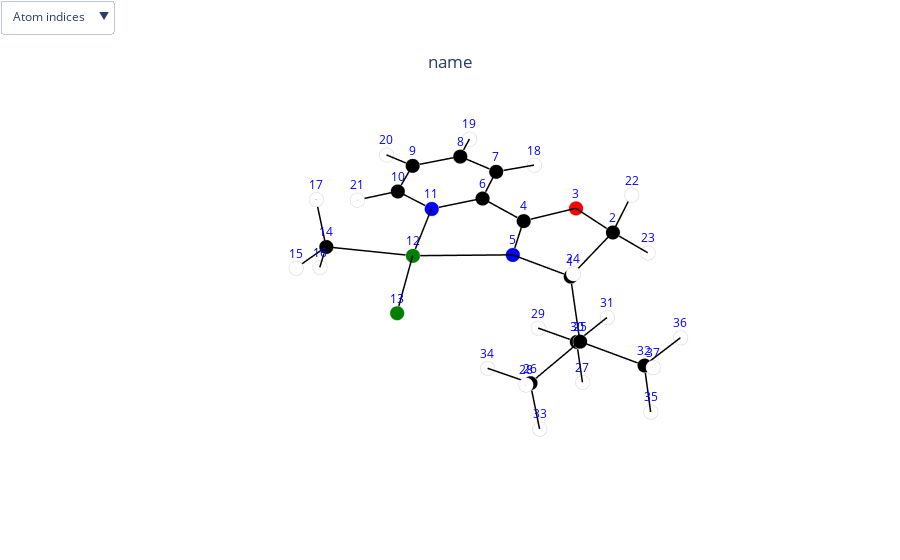

The cell this chart's notebook holds for it:
### Code cell
vector=mols.molecules[0].get_dipole_gaussian_df([10,11,12])
ts=mols.molecules[0].get_coordination_transformation_df([10,11,12])
visualize.show_single_molecule('name',ts,vector)

### Figure 1 — Plotly figure (JSON) as saved in the notebook; plotly's stock layout.template omitted (floating-point values rounded to 4 significant figures)
{"data": [{"marker": {"color": ["black", "black", "red", "black", "blue", "black", "black", "black", "black", "black", "blue", "green", "green", "black", "white", "white", "white", "white", "white", "white", "white", "white", "white", "white", "black", "black", "white", "white", "white", "black", "white", "black", "white", "white", "white", "white", "white"], "line": {"color": "lightgray", "width": 2}, "size": 5}, "mode": "markers", "name": "atoms", "text": ["C", "C", "O", "C", "N", "C", "C", "C", "C", "C", "N", "Pd", "Cl", "C", "H", "H", "H", "H", "H", "H", "H", "H", "H", "H", "C", "C", "H", "H", "H", "C", "H", "C", "H", "H", "H", "H", "H"], "type": "scatter3d", "x": [-0.3431, -1.796, -2.225, -1.098, -0.0184, -1.178, -2.387, -2.38, -1.169, 0, 0, 1.751, 3.483, 3.035, 4.054, 2.928, 2.768, -3.301, -3.307, -1.115, 0.97, -1.863, -2.479, 0.3343, -0.1582, 1.293, -0.9365, 1.99, -0.8693, -1.087, -2.143, -0.4681, 1.45, 1.549, -0.3091, -1.502, 0.1918], "y": [5.5, 5.519, 4.138, 3.437, 4.069, 1.966, 1.302, -0.0854, -0.7462, 0, 1.327, 2.623, 4.162, 1.132, 1.497, 0.5259, 0.5505, 1.873, -0.6383, -1.826, -0.4756, 5.816, 6.117, 6.033, 6.066, 5.87, 5.78, 6.304, 4.297, 5.365, 5.493, 7.564, 6.343, 4.814, 8.001, 7.771, 8.078], "z": [-0.1856, 0.3364, 0.2475, 0.0656, -0.1259, 0.0912, 0.1919, 0.1866, 0.0871, 0, 0, 0, 0.1669, 0.1444, 0.2304, -0.7603, 1.031, 0.2704, 0.2601, 0.0793, -0.0681, 1.383, -0.2594, 0.4836, -1.612, -2.048, -3.602, -1.33, -2.655, -2.604, -2.352, -1.571, -3.02, -2.132, -2.558, -1.285, -0.8682]}, {"hoverinfo": "none", "line": {"color": "black", "width": 3}, "mode": "lines", "name": "bonds", "type": "scatter3d", "x": [-0.3431, -1.796, null, -1.796, -2.225, null, -2.225, -1.098, null, -1.098, -0.0184, null, -1.178, -2.387, null, -2.387, -2.38, null, -1.169, -2.38, null, -1.169, 0, null, 0, 0, null, 0, 1.751, null, 1.751, 3.483, null, 3.035, 4.054, null, -0.1582, 1.293, null, -0.8693, -1.087, null, -1.087, -2.143, null, -1.098, -1.178, null, 1.751, 3.035, null, 3.035, 2.928, null, 1.293, 1.99, null, 2.768, 3.035, null, -0.9365, -1.087, null, -0.3091, -0.4681, null, -0.3431, -0.0184, null, -1.502, -0.4681, null, 0, -1.178, null, -0.1582, -1.087, null, 0.1918, -0.4681, null, 1.751, -0.0184, null, -0.1582, -0.4681, null, 1.45, 1.293, null, 1.293, 1.549, null, -3.301, -2.387, null, -3.307, -2.38, null, -1.169, -1.115, null, 0, 0.97, null, -0.1582, -0.3431, null, -0.3431, 0.3343, null, -1.796, -2.479, null, -1.796, -1.863, null], "y": [5.5, 5.519, null, 5.519, 4.138, null, 4.138, 3.437, null, 3.437, 4.069, null, 1.966, 1.302, null, 1.302, -0.0854, null, -0.7462, -0.0854, null, -0.7462, 0, null, 0, 1.327, null, 1.327, 2.623, null, 2.623, 4.162, null, 1.132, 1.497, null, 6.066, 5.87, null, 4.297, 5.365, null, 5.365, 5.493, null, 3.437, 1.966, null, 2.623, 1.132, null, 1.132, 0.5259, null, 5.87, 6.304, null, 0.5505, 1.132, null, 5.78, 5.365, null, 8.001, 7.564, null, 5.5, 4.069, null, 7.771, 7.564, null, 1.327, 1.966, null, 6.066, 5.365, null, 8.078, 7.564, null, 2.623, 4.069, null, 6.066, 7.564, null, 6.343, 5.87, null, 5.87, 4.814, null, 1.873, 1.302, null, -0.6383, -0.0854, null, -0.7462, -1.826, null, 0, -0.4756, null, 6.066, 5.5, null, 5.5, 6.033, null, 5.519, 6.117, null, 5.519, 5.816, null], "z": [-0.1856, 0.3364, null, 0.3364, 0.2475, null, 0.2475, 0.0656, null, 0.0656, -0.1259, null, 0.0912, 0.1919, null, 0.1919, 0.1866, null, 0.0871, 0.1866, null, 0.0871, 0, null, 0, 0, null, 0, 0, null, 0, 0.1669, null, 0.1444, 0.2304, null, -1.612, -2.048, null, -2.655, -2.604, null, -2.604, -2.352, null, 0.0656, 0.0912, null, 0, 0.1444, null, 0.1444, -0.7603, null, -2.048, -1.33, null, 1.031, 0.1444, null, -3.602, -2.604, null, -2.558, -1.571, null, -0.1856, -0.1259, null, -1.285, -1.571, null, 0, 0.0912, null, -1.612, -2.604, null, -0.8682, -1.571, null, 0, -0.1259, null, -1.612, -1.571, null, -3.02, -2.048, null, -2.048, -2.132, null, 0.2704, 0.1919, null, 0.2601, 0.1866, null, 0.0871, 0.0793, null, 0, -0.0681, null, -1.612, -0.1856, null, -0.1856, 0.4836, null, 0.3364, -0.2594, null, 0.3364, 1.383, null]}, {"line": {"color": "red", "width": 3}, "mode": "lines", "showlegend": false, "type": "scatter3d", "visible": false, "x": [-0.1713, -10.25], "y": [3.664, 3.664], "z": [-0.6427, -0.6427]}, {"anchor": "tip", "colorscale": [[0, "red"], [1, "red"]], "showlegend": false, "showscale": false, "sizemode": "absolute", "sizeref": 0.509, "type": "cone", "u": [-10.18], "v": [0], "visible": false, "w": [0], "x": [-10.35], "y": [3.664], "z": [-0.6427]}, {"line": {"color": "green", "width": 3}, "mode": "lines", "showlegend": false, "type": "scatter3d", "visible": false, "x": [-0.1713, -0.1713], "y": [3.664, 0.3866], "z": [-0.6427, -0.6427]}, {"anchor": "tip", "colorscale": [[0, "green"], [1, "green"]], "showlegend": false, "showscale": false, "sizemode": "absolute", "sizeref": 0.1689, "type": "cone", "u": [0], "v": [-3.377], "visible": false, "w": [0], "x": [-0.1713], "y": [0.2866], "z": [-0.6427]}, {"line": {"color": "blue", "width": 3}, "mode": "lines", "showlegend": false, "type": "scatter3d", "visible": false, "x": [-0.1713, -0.1713], "y": [3.664, 3.664], "z": [-0.6427, -0.9168]}, {"anchor": "tip", "colorscale": [[0, "blue"], [1, "blue"]], "showlegend": false, "showscale": false, "sizemode": "absolute", "sizeref": 0.01871, "type": "cone", "u": [0], "v": [0], "visible": false, "w": [-0.3741], "x": [-0.1713], "y": [3.664], "z": [-1.017]}], "layout": {"margin": {"b": 0, "l": 0, "r": 0, "t": 0}, "scene": {"annotations": [{"font": {"color": "blue"}, "showarrow": false, "text": "1", "x": -0.3431, "y": 5.5, "yshift": 15, "z": -0.1856}, {"font": {"color": "blue"}, "showarrow": false, "text": "2", "x": -1.796, "y": 5.519, "yshift": 15, "z": 0.3364}, {"font": {"color": "blue"}, "showarrow": false, "text": "3", "x": -2.225, "y": 4.138, "yshift": 15, "z": 0.2475}, {"font": {"color": "blue"}, "showarrow": false, "text": "4", "x": -1.098, "y": 3.437, "yshift": 15, "z": 0.0656}, {"font": {"color": "blue"}, "showarrow": false, "text": "5", "x": -0.0184, "y": 4.069, "yshift": 15, "z": -0.1259}, {"font": {"color": "blue"}, "showarrow": false, "text": "6", "x": -1.178, "y": 1.966, "yshift": 15, "z": 0.0912}, {"font": {"color": "blue"}, "showarrow": false, "text": "7", "x": -2.387, "y": 1.302, "yshift": 15, "z": 0.1919}, {"font": {"color": "blue"}, "showarrow": false, "text": "8", "x": -2.38, "y": -0.0854, "yshift": 15, "z": 0.1866}, {"font": {"color": "blue"}, "showarrow": false, "text": "9", "x": -1.169, "y": -0.7462, "yshift": 15, "z": 0.0871}, {"font": {"color": "blue"}, "showarrow": false, "text": "10", "x": 0, "y": 0, "yshift": 15, "z": 0}, {"font": {"color": "blue"}, "showarrow": false, "text": "11", "x": 0, "y": 1.327, "yshift": 15, "z": 0}, {"font": {"color": "blue"}, "showarrow": false, "text": "12", "x": 1.751, "y": 2.623, "yshift": 15, "z": 0}, {"font": {"color": "blue"}, "showarrow": false, "text": "13", "x": 3.483, "y": 4.162, "yshift": 15, "z": 0.1669}, {"font": {"color": "blue"}, "showarrow": false, "text": "14", "x": 3.035, "y": 1.132, "yshift": 15, "z": 0.1444}, {"font": {"color": "blue"}, "showarrow": false, "text": "15", "x": 4.054, "y": 1.497, "yshift": 15, "z": 0.2304}, {"font": {"color": "blue"}, "showarrow": false, "text": "16", "x": 2.928, "y": 0.5259, "yshift": 15, "z": -0.7603}, {"font": {"color": "blue"}, "showarrow": false, "text": "17", "x": 2.768, "y": 0.5505, "yshift": 15, "z": 1.031}, {"font": {"color": "blue"}, "showarrow": false, "text": "18", "x": -3.301, "y": 1.873, "yshift": 15, "z": 0.2704}, {"font": {"color": "blue"}, "showarrow": false, "text": "19", "x": -3.307, "y": -0.6383, "yshift": 15, "z": 0.2601}, {"font": {"color": "blue"}, "showarrow": false, "text": "20", "x": -1.115, "y": -1.826, "yshift": 15, "z": 0.0793}, {"font": {"color": "blue"}, "showarrow": false, "text": "21", "x": 0.97, "y": -0.4756, "yshift": 15, "z": -0.0681}, {"font": {"color": "blue"}, "showarrow": false, "text": "22", "x": -1.863, "y": 5.816, "yshift": 15, "z": 1.383}, {"font": {"color": "blue"}, "showarrow": false, "text": "23", "x": -2.479, "y": 6.117, "yshift": 15, "z": -0.2594}, {"font": {"color": "blue"}, "showarrow": false, "text": "24", "x": 0.3343, "y": 6.033, "yshift": 15, "z": 0.4836}, {"font": {"color": "blue"}, "showarrow": false, "text": "25", "x": -0.1582, "y": 6.066, "yshift": 15, "z": -1.612}, {"font": {"color": "blue"}, "showarrow": false, "text": "26", "x": 1.293, "y": 5.87, "yshift": 15, "z": -2.048}, {"font": {"color": "blue"}, "showarrow": false, "text": "27", "x": -0.9365, "y": 5.78, "yshift": 15, "z": -3.602}, {"font": {"color": "blue"}, "showarrow": false, "text": "28", "x": 1.99, "y": 6.304, "yshift": 15, "z": -1.33}, {"font": {"color": "blue"}, "showarrow": false, "text": "29", "x": -0.8693, "y": 4.297, "yshift": 15, "z": -2.655}, {"font": {"color": "blue"}, "showarrow": false, "text": "30", "x": -1.087, "y": 5.365, "yshift": 15, "z": -2.604}, {"font": {"color": "blue"}, "showarrow": false, "text": "31", "x": -2.143, "y": 5.493, "yshift": 15, "z": -2.352}, {"font": {"color": "blue"}, "showarrow": false, "text": "32", "x": -0.4681, "y": 7.564, "yshift": 15, "z": -1.571}, {"font": {"color": "blue"}, "showarrow": false, "text": "33", "x": 1.45, "y": 6.343, "yshift": 15, "z": -3.02}, {"font": {"color": "blue"}, "showarrow": false, "text": "34", "x": 1.549, "y": 4.814, "yshift": 15, "z": -2.132}, {"font": {"color": "blue"}, "showarrow": false, "text": "35", "x": -0.3091, "y": 8.001, "yshift": 15, "z": -2.558}, {"font": {"color": "blue"}, "showarrow": false, "text": "36", "x": -1.502, "y": 7.771, "yshift": 15, "z": -1.285}, {"font": {"color": "blue"}, "showarrow": false, "text": "37", "x": 0.1918, "y": 8.078, "yshift": 15, "z": -0.8682}], "xaxis": {"showbackground": false, "showgrid": false, "showticklabels": false, "title": {"font": {"color": "white"}}, "zeroline": false}, "yaxis": {"showbackground": false, "showgrid": false, "showticklabels": false, "title": {"font": {"color": "white"}}, "zeroline": false}, "zaxis": {"showbackground": false, "showgrid": false, "showticklabels": false, "title": {"font": {"color": "white"}}, "zeroline": false}}, "showlegend": false, "title": {"text": "name", "x": 0.5, "xanchor": "center", "y": 0.9, "yanchor": "top"}, "updatemenus": [{"buttons": [{"args": [{"scene.annotations": [{"font": {"color": "blue"}, "showarrow": false, "text": "1", "x": -0.3431, "y": 5.5, "yshift": 15, "z": -0.1856}, {"font": {"color": "blue"}, "showarrow": false, "text": "2", "x": -1.796, "y": 5.519, "yshift": 15, "z": 0.3364}, {"font": {"color": "blue"}, "showarrow": false, "text": "3", "x": -2.225, "y": 4.138, "yshift": 15, "z": 0.2475}, {"font": {"color": "blue"}, "showarrow": false, "text": "4", "x": -1.098, "y": 3.437, "yshift": 15, "z": 0.0656}, {"font": {"color": "blue"}, "showarrow": false, "text": "5", "x": -0.0184, "y": 4.069, "yshift": 15, "z": -0.1259}, {"font": {"color": "blue"}, "showarrow": false, "text": "6", "x": -1.178, "y": 1.966, "yshift": 15, "z": 0.0912}, {"font": {"color": "blue"}, "showarrow": false, "text": "7", "x": -2.387, "y": 1.302, "yshift": 15, "z": 0.1919}, {"font": {"color": "blue"}, "showarrow": false, "text": "8", "x": -2.38, "y": -0.0854, "yshift": 15, "z": 0.1866}, {"font": {"color": "blue"}, "showarrow": false, "text": "9", "x": -1.169, "y": -0.7462, "yshift": 15, "z": 0.0871}, {"font": {"color": "blue"}, "showarrow": false, "text": "10", "x": 0, "y": 0, "yshift": 15, "z": 0}, {"font": {"color": "blue"}, "showarrow": false, "text": "11", "x": 0, "y": 1.327, "yshift": 15, "z": 0}, {"font": {"color": "blue"}, "showarrow": false, "text": "12", "x": 1.751, "y": 2.623, "yshift": 15, "z": 0}, {"font": {"color": "blue"}, "showarrow": false, "text": "13", "x": 3.483, "y": 4.162, "yshift": 15, "z": 0.1669}, {"font": {"color": "blue"}, "showarrow": false, "text": "14", "x": 3.035, "y": 1.132, "yshift": 15, "z": 0.1444}, {"font": {"color": "blue"}, "showarrow": false, "text": "15", "x": 4.054, "y": 1.497, "yshift": 15, "z": 0.2304}, {"font": {"color": "blue"}, "showarrow": false, "text": "16", "x": 2.928, "y": 0.5259, "yshift": 15, "z": -0.7603}, {"font": {"color": "blue"}, "showarrow": false, "text": "17", "x": 2.768, "y": 0.5505, "yshift": 15, "z": 1.031}, {"font": {"color": "blue"}, "showarrow": false, "text": "18", "x": -3.301, "y": 1.873, "yshift": 15, "z": 0.2704}, {"font": {"color": "blue"}, "showarrow": false, "text": "19", "x": -3.307, "y": -0.6383, "yshift": 15, "z": 0.2601}, {"font": {"color": "blue"}, "showarrow": false, "text": "20", "x": -1.115, "y": -1.826, "yshift": 15, "z": 0.0793}, {"font": {"color": "blue"}, "showarrow": false, "text": "21", "x": 0.97, "y": -0.4756, "yshift": 15, "z": -0.0681}, {"font": {"color": "blue"}, "showarrow": false, "text": "22", "x": -1.863, "y": 5.816, "yshift": 15, "z": 1.383}, {"font": {"color": "blue"}, "showarrow": false, "text": "23", "x": -2.479, "y": 6.117, "yshift": 15, "z": -0.2594}, {"font": {"color": "blue"}, "showarrow": false, "text": "24", "x": 0.3343, "y": 6.033, "yshift": 15, "z": 0.4836}, {"font": {"color": "blue"}, "showarrow": false, "text": "25", "x": -0.1582, "y": 6.066, "yshift": 15, "z": -1.612}, {"font": {"color": "blue"}, "showarrow": false, "text": "26", "x": 1.293, "y": 5.87, "yshift": 15, "z": -2.048}, {"font": {"color": "blue"}, "showarrow": false, "text": "27", "x": -0.9365, "y": 5.78, "yshift": 15, "z": -3.602}, {"font": {"color": "blue"}, "showarrow": false, "text": "28", "x": 1.99, "y": 6.304, "yshift": 15, "z": -1.33}, {"font": {"color": "blue"}, "showarrow": false, "text": "29", "x": -0.8693, "y": 4.297, "yshift": 15, "z": -2.655}, {"font": {"color": "blue"}, "showarrow": false, "text": "30", "x": -1.087, "y": 5.365, "yshift": 15, "z": -2.604}, {"font": {"color": "blue"}, "showarrow": false, "text": "31", "x": -2.143, "y": 5.493, "yshift": 15, "z": -2.352}, {"font": {"color": "blue"}, "showarrow": false, "text": "32", "x": -0.4681, "y": 7.564, "yshift": 15, "z": -1.571}, {"font": {"color": "blue"}, "showarrow": false, "text": "33", "x": 1.45, "y": 6.343, "yshift": 15, "z": -3.02}, {"font": {"color": "blue"}, "showarrow": false, "text": "34", "x": 1.549, "y": 4.814, "yshift": 15, "z": -2.132}, {"font": {"color": "blue"}, "showarrow": false, "text": "35", "x": -0.3091, "y": 8.001, "yshift": 15, "z": -2.558}, {"font": {"color": "blue"}, "showarrow": false, "text": "36", "x": -1.502, "y": 7.771, "yshift": 15, "z": -1.285}, {"font": {"color": "blue"}, "showarrow": false, "text": "37", "x": 0.1918, "y": 8.078, "yshift": 15, "z": -0.8682}]}], "label": "Atom indices", "method": "relayout"}, {"args": [{"scene.annotations": [{"showarrow": false, "text": "1.54", "x": -1.07, "y": 5.51, "yshift": 10, "z": 0.0754}, {"showarrow": false, "text": "1.45", "x": -2.011, "y": 4.829, "yshift": 10, "z": 0.2919}, {"showarrow": false, "text": "1.34", "x": -1.662, "y": 3.788, "yshift": 10, "z": 0.1565}, {"showarrow": false, "text": "1.27", "x": -0.5582, "y": 3.753, "yshift": 10, "z": -0.03015}, {"showarrow": false, "text": "1.38", "x": -1.782, "y": 1.634, "yshift": 10, "z": 0.1416}, {"showarrow": false, "text": "1.39", "x": -2.383, "y": 0.6084, "yshift": 10, "z": 0.1892}, {"showarrow": false, "text": "1.38", "x": -1.774, "y": -0.4158, "yshift": 10, "z": 0.1368}, {"showarrow": false, "text": "1.39", "x": -0.5844, "y": -0.3731, "yshift": 10, "z": 0.04355}, {"showarrow": false, "text": "1.33", "x": 0, "y": 0.6635, "yshift": 10, "z": 0}, {"showarrow": false, "text": "2.18", "x": 0.8753, "y": 1.975, "yshift": 10, "z": 0}, {"showarrow": false, "text": "2.32", "x": 2.617, "y": 3.393, "yshift": 10, "z": 0.08345}, {"showarrow": false, "text": "1.09", "x": 3.544, "y": 1.315, "yshift": 10, "z": 0.1874}, {"showarrow": false, "text": "1.53", "x": 0.5675, "y": 5.968, "yshift": 10, "z": -1.83}, {"showarrow": false, "text": "1.09", "x": -0.9784, "y": 4.831, "yshift": 10, "z": -2.629}, {"showarrow": false, "text": "1.09", "x": -1.615, "y": 5.429, "yshift": 10, "z": -2.478}, {"showarrow": false, "text": "1.47", "x": -1.138, "y": 2.701, "yshift": 10, "z": 0.0784}, {"showarrow": false, "text": "1.97", "x": 2.393, "y": 1.878, "yshift": 10, "z": 0.0722}, {"showarrow": false, "text": "1.09", "x": 2.982, "y": 0.8288, "yshift": 10, "z": -0.308}, {"showarrow": false, "text": "1.09", "x": 1.641, "y": 6.087, "yshift": 10, "z": -1.689}, {"showarrow": false, "text": "1.09", "x": 2.901, "y": 0.8411, "yshift": 10, "z": 0.5877}, {"showarrow": false, "text": "1.09", "x": -1.012, "y": 5.572, "yshift": 10, "z": -3.103}, {"showarrow": false, "text": "1.09", "x": -0.3886, "y": 7.783, "yshift": 10, "z": -2.064}, {"showarrow": false, "text": "1.47", "x": -0.1808, "y": 4.785, "yshift": 10, "z": -0.1557}, {"showarrow": false, "text": "1.09", "x": -0.9849, "y": 7.668, "yshift": 10, "z": -1.428}, {"showarrow": false, "text": "1.34", "x": -0.5888, "y": 1.646, "yshift": 10, "z": 0.0456}, {"showarrow": false, "text": "1.53", "x": -0.6228, "y": 5.716, "yshift": 10, "z": -2.108}, {"showarrow": false, "text": "1.09", "x": -0.1381, "y": 7.821, "yshift": 10, "z": -1.22}, {"showarrow": false, "text": "2.29", "x": 0.8661, "y": 3.346, "yshift": 10, "z": -0.06295}, {"showarrow": false, "text": "1.53", "x": -0.3132, "y": 6.815, "yshift": 10, "z": -1.591}, {"showarrow": false, "text": "1.09", "x": 1.372, "y": 6.107, "yshift": 10, "z": -2.534}, {"showarrow": false, "text": "1.09", "x": 1.421, "y": 5.342, "yshift": 10, "z": -2.09}, {"showarrow": false, "text": "1.08", "x": -2.844, "y": 1.588, "yshift": 10, "z": 0.2311}, {"showarrow": false, "text": "1.08", "x": -2.843, "y": -0.3619, "yshift": 10, "z": 0.2233}, {"showarrow": false, "text": "1.08", "x": -1.142, "y": -1.286, "yshift": 10, "z": 0.0832}, {"showarrow": false, "text": "1.08", "x": 0.485, "y": -0.2378, "yshift": 10, "z": -0.03405}, {"showarrow": false, "text": "1.55", "x": -0.2507, "y": 5.783, "yshift": 10, "z": -0.8987}, {"showarrow": false, "text": "1.09", "x": -0.0044, "y": 5.767, "yshift": 10, "z": 0.149}, {"showarrow": false, "text": "1.09", "x": -2.138, "y": 5.818, "yshift": 10, "z": 0.0385}, {"showarrow": false, "text": "1.09", "x": -1.829, "y": 5.667, "yshift": 10, "z": 0.8596}]}], "label": "Bond lengths", "method": "relayout"}, {"args": [{"scene.annotations": [{"font": {"color": "blue"}, "showarrow": false, "text": "1", "x": -0.3431, "y": 5.5, "yshift": 15, "z": -0.1856}, {"font": {"color": "blue"}, "showarrow": false, "text": "2", "x": -1.796, "y": 5.519, "yshift": 15, "z": 0.3364}, {"font": {"color": "blue"}, "showarrow": false, "text": "3", "x": -2.225, "y": 4.138, "yshift": 15, "z": 0.2475}, {"font": {"color": "blue"}, "showarrow": false, "text": "4", "x": -1.098, "y": 3.437, "yshift": 15, "z": 0.0656}, {"font": {"color": "blue"}, "showarrow": false, "text": "5", "x": -0.0184, "y": 4.069, "yshift": 15, "z": -0.1259}, {"font": {"color": "blue"}, "showarrow": false, "text": "6", "x": -1.178, "y": 1.966, "yshift": 15, "z": 0.0912}, {"font": {"color": "blue"}, "showarrow": false, "text": "7", "x": -2.387, "y": 1.302, "yshift": 15, "z": 0.1919}, {"font": {"color": "blue"}, "showarrow": false, "text": "8", "x": -2.38, "y": -0.0854, "yshift": 15, "z": 0.1866}, {"font": {"color": "blue"}, "showarrow": false, "text": "9", "x": -1.169, "y": -0.7462, "yshift": 15, "z": 0.0871}, {"font": {"color": "blue"}, "showarrow": false, "text": "10", "x": 0, "y": 0, "yshift": 15, "z": 0}, {"font": {"color": "blue"}, "showarrow": false, "text": "11", "x": 0, "y": 1.327, "yshift": 15, "z": 0}, {"font": {"color": "blue"}, "showarrow": false, "text": "12", "x": 1.751, "y": 2.623, "yshift": 15, "z": 0}, {"font": {"color": "blue"}, "showarrow": false, "text": "13", "x": 3.483, "y": 4.162, "yshift": 15, "z": 0.1669}, {"font": {"color": "blue"}, "showarrow": false, "text": "14", "x": 3.035, "y": 1.132, "yshift": 15, "z": 0.1444}, {"font": {"color": "blue"}, "showarrow": false, "text": "15", "x": 4.054, "y": 1.497, "yshift": 15, "z": 0.2304}, {"font": {"color": "blue"}, "showarrow": false, "text": "16", "x": 2.928, "y": 0.5259, "yshift": 15, "z": -0.7603}, {"font": {"color": "blue"}, "showarrow": false, "text": "17", "x": 2.768, "y": 0.5505, "yshift": 15, "z": 1.031}, {"font": {"color": "blue"}, "showarrow": false, "text": "18", "x": -3.301, "y": 1.873, "yshift": 15, "z": 0.2704}, {"font": {"color": "blue"}, "showarrow": false, "text": "19", "x": -3.307, "y": -0.6383, "yshift": 15, "z": 0.2601}, {"font": {"color": "blue"}, "showarrow": false, "text": "20", "x": -1.115, "y": -1.826, "yshift": 15, "z": 0.0793}, {"font": {"color": "blue"}, "showarrow": false, "text": "21", "x": 0.97, "y": -0.4756, "yshift": 15, "z": -0.0681}, {"font": {"color": "blue"}, "showarrow": false, "text": "22", "x": -1.863, "y": 5.816, "yshift": 15, "z": 1.383}, {"font": {"color": "blue"}, "showarrow": false, "text": "23", "x": -2.479, "y": 6.117, "yshift": 15, "z": -0.2594}, {"font": {"color": "blue"}, "showarrow": false, "text": "24", "x": 0.3343, "y": 6.033, "yshift": 15, "z": 0.4836}, {"font": {"color": "blue"}, "showarrow": false, "text": "25", "x": -0.1582, "y": 6.066, "yshift": 15, "z": -1.612}, {"font": {"color": "blue"}, "showarrow": false, "text": "26", "x": 1.293, "y": 5.87, "yshift": 15, "z": -2.048}, {"font": {"color": "blue"}, "showarrow": false, "text": "27", "x": -0.9365, "y": 5.78, "yshift": 15, "z": -3.602}, {"font": {"color": "blue"}, "showarrow": false, "text": "28", "x": 1.99, "y": 6.304, "yshift": 15, "z": -1.33}, {"font": {"color": "blue"}, "showarrow": false, "text": "29", "x": -0.8693, "y": 4.297, "yshift": 15, "z": -2.655}, {"font": {"color": "blue"}, "showarrow": false, "text": "30", "x": -1.087, "y": 5.365, "yshift": 15, "z": -2.604}, {"font": {"color": "blue"}, "showarrow": false, "text": "31", "x": -2.143, "y": 5.493, "yshift": 15, "z": -2.352}, {"font": {"color": "blue"}, "showarrow": false, "text": "32", "x": -0.4681, "y": 7.564, "yshift": 15, "z": -1.571}, {"font": {"color": "blue"}, "showarrow": false, "text": "33", "x": 1.45, "y": 6.343, "yshift": 15, "z": -3.02}, {"font": {"color": "blue"}, "showarrow": false, "text": "34", "x": 1.549, "y": 4.814, "yshift": 15, "z": -2.132}, {"font": {"color": "blue"}, "showarrow": false, "text": "35", "x": -0.3091, "y": 8.001, "yshift": 15, "z": -2.558}, {"font": {"color": "blue"}, "showarrow": false, "text": "36", "x": -1.502, "y": 7.771, "yshift": 15, "z": -1.285}, {"font": {"color": "blue"}, "showarrow": false, "text": "37", "x": 0.1918, "y": 8.078, "yshift": 15, "z": -0.8682}, {"showarrow": false, "text": "1.54", "x": -1.07, "y": 5.51, "yshift": 10, "z": 0.0754}, {"showarrow": false, "text": "1.45", "x": -2.011, "y": 4.829, "yshift": 10, "z": 0.2919}, {"showarrow": false, "text": "1.34", "x": -1.662, "y": 3.788, "yshift": 10, "z": 0.1565}, {"showarrow": false, "text": "1.27", "x": -0.5582, "y": 3.753, "yshift": 10, "z": -0.03015}, {"showarrow": false, "text": "1.38", "x": -1.782, "y": 1.634, "yshift": 10, "z": 0.1416}, {"showarrow": false, "text": "1.39", "x": -2.383, "y": 0.6084, "yshift": 10, "z": 0.1892}, {"showarrow": false, "text": "1.38", "x": -1.774, "y": -0.4158, "yshift": 10, "z": 0.1368}, {"showarrow": false, "text": "1.39", "x": -0.5844, "y": -0.3731, "yshift": 10, "z": 0.04355}, {"showarrow": false, "text": "1.33", "x": 0, "y": 0.6635, "yshift": 10, "z": 0}, {"showarrow": false, "text": "2.18", "x": 0.8753, "y": 1.975, "yshift": 10, "z": 0}, {"showarrow": false, "text": "2.32", "x": 2.617, "y": 3.393, "yshift": 10, "z": 0.08345}, {"showarrow": false, "text": "1.09", "x": 3.544, "y": 1.315, "yshift": 10, "z": 0.1874}, {"showarrow": false, "text": "1.53", "x": 0.5675, "y": 5.968, "yshift": 10, "z": -1.83}, {"showarrow": false, "text": "1.09", "x": -0.9784, "y": 4.831, "yshift": 10, "z": -2.629}, {"showarrow": false, "text": "1.09", "x": -1.615, "y": 5.429, "yshift": 10, "z": -2.478}, {"showarrow": false, "text": "1.47", "x": -1.138, "y": 2.701, "yshift": 10, "z": 0.0784}, {"showarrow": false, "text": "1.97", "x": 2.393, "y": 1.878, "yshift": 10, "z": 0.0722}, {"showarrow": false, "text": "1.09", "x": 2.982, "y": 0.8288, "yshift": 10, "z": -0.308}, {"showarrow": false, "text": "1.09", "x": 1.641, "y": 6.087, "yshift": 10, "z": -1.689}, {"showarrow": false, "text": "1.09", "x": 2.901, "y": 0.8411, "yshift": 10, "z": 0.5877}, {"showarrow": false, "text": "1.09", "x": -1.012, "y": 5.572, "yshift": 10, "z": -3.103}, {"showarrow": false, "text": "1.09", "x": -0.3886, "y": 7.783, "yshift": 10, "z": -2.064}, {"showarrow": false, "text": "1.47", "x": -0.1808, "y": 4.785, "yshift": 10, "z": -0.1557}, {"showarrow": false, "text": "1.09", "x": -0.9849, "y": 7.668, "yshift": 10, "z": -1.428}, {"showarrow": false, "text": "1.34", "x": -0.5888, "y": 1.646, "yshift": 10, "z": 0.0456}, {"showarrow": false, "text": "1.53", "x": -0.6228, "y": 5.716, "yshift": 10, "z": -2.108}, {"showarrow": false, "text": "1.09", "x": -0.1381, "y": 7.821, "yshift": 10, "z": -1.22}, {"showarrow": false, "text": "2.29", "x": 0.8661, "y": 3.346, "yshift": 10, "z": -0.06295}, {"showarrow": false, "text": "1.53", "x": -0.3132, "y": 6.815, "yshift": 10, "z": -1.591}, {"showarrow": false, "text": "1.09", "x": 1.372, "y": 6.107, "yshift": 10, "z": -2.534}, {"showarrow": false, "text": "1.09", "x": 1.421, "y": 5.342, "yshift": 10, "z": -2.09}, {"showarrow": false, "text": "1.08", "x": -2.844, "y": 1.588, "yshift": 10, "z": 0.2311}, {"showarrow": false, "text": "1.08", "x": -2.843, "y": -0.3619, "yshift": 10, "z": 0.2233}, {"showarrow": false, "text": "1.08", "x": -1.142, "y": -1.286, "yshift": 10, "z": 0.0832}, {"showarrow": false, "text": "1.08", "x": 0.485, "y": -0.2378, "yshift": 10, "z": -0.03405}, {"showarrow": false, "text": "1.55", "x": -0.2507, "y": 5.783, "yshift": 10, "z": -0.8987}, {"showarrow": false, "text": "1.09", "x": -0.0044, "y": 5.767, "yshift": 10, "z": 0.149}, {"showarrow": false, "text": "1.09", "x": -2.138, "y": 5.818, "yshift": 10, "z": 0.0385}, {"showarrow": false, "text": "1.09", "x": -1.829, "y": 5.667, "yshift": 10, "z": 0.8596}]}], "label": "Both", "method": "relayout"}, {"args": [{"scene.annotations": []}], "label": "Hide all", "method": "relayout"}, {"args": [{"visible": [true, true, true, true, true, true, true, true]}, {}], "label": "Show dipole", "method": "update"}, {"args": [{"visible": [true, true, false, false, false, false, false, false]}, {}], "label": "Hide dipole", "method": "update"}], "direction": "down", "xanchor": "left", "yanchor": "top"}]}}
